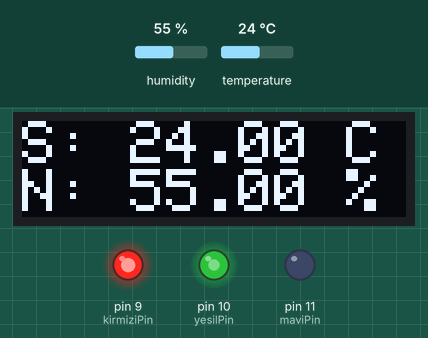
Bench run of a sketch on a simulated Arduino Uno, built with avr-gcc and run on an emulated ATmega328P. Parts: 128×32 one-colour display, output pins drawn as LEDs (lit = HIGH). Inputs (shaded band) come from the test bench; at power-on: temperature 24 °C, humidity 55 %. What the sketch prints to the serial monitor is not drawn.

Above: at 2.2 s.
2.3 s: temperature set to 21 °C
At 5.8 s:
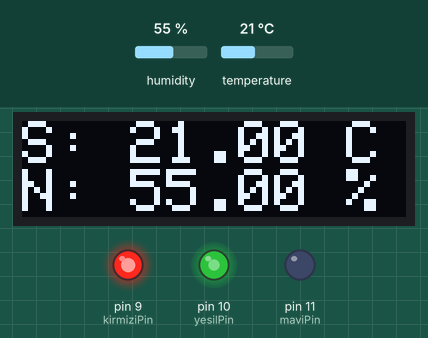
6.1 s: temperature set to 18 °C
At 8.2 s:
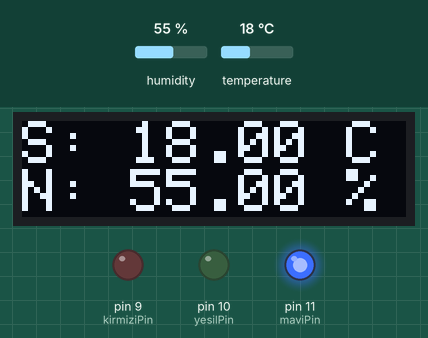
9.2 s: temperature set to 28 °C
At 11.6 s:
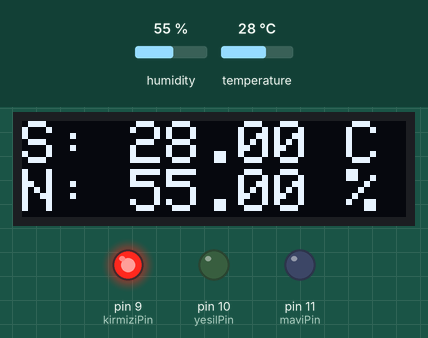
12.3 s: humidity set to 22 %
At 15.0 s:
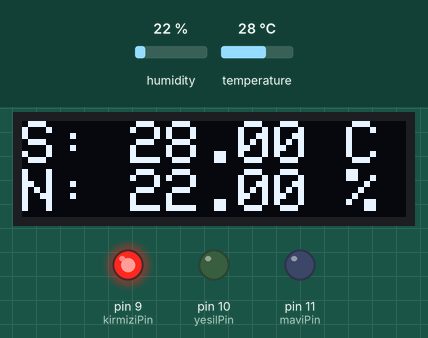
15.3 s: humidity set to 40 %
At 17.2 s:
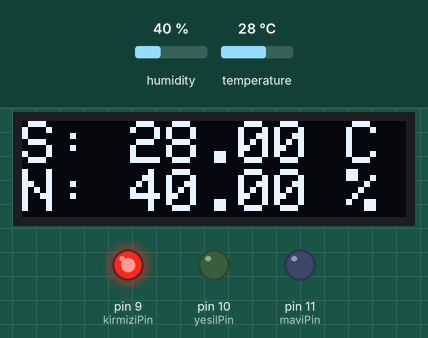
Timing chart, 0 to 18.7 s (numbered marks = the images above; inputs shaded):
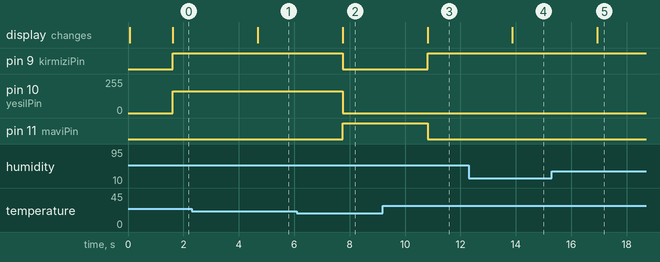

Measured:
- the behaviour switches between 20 and 19 °C on temperature (found by bisection; images 1 and 2)
- after the input at 2.3 s, the display: changes after 2.4 s (image 1)
- after the input at 6.1 s, pin 9 (kirmiziPin): HIGH → LOW after 1.6 s; pin 10 (yesilPin): 165/255 → 0/255 after 1.6 s; pin 11 (maviPin): LOW → HIGH after 1.6 s; the display: changes after 1.6 s (image 2)
- after the input at 9.2 s, pin 9 (kirmiziPin): LOW → HIGH after 1.6 s; pin 11 (maviPin): HIGH → LOW after 1.6 s; the display: changes after 1.6 s (image 3)
- after the input at 12.3 s, the display: changes after 1.6 s (image 4)
- after the input at 15.3 s, the display: changes after 1.6 s (image 5)

The sketch:

SicaklikLed.ino
```cpp
#include <SPI.h>
#include <Wire.h>
#include <Adafruit_GFX.h>
#include <Adafruit_SSD1306.h>
#include <DHT11.h>

#define DHT11PIN 7
#define kirmiziPin 9
#define yesilPin 10    // Eskiden turuncuPin olarak adlandırılmıştı, aslında yeşil LED pini
#define maviPin 11
#define WIRE Wire

// OLED ekran boyutları
#define SCREEN_WIDTH 128
#define SCREEN_HEIGHT 32

Adafruit_SSD1306 display(SCREEN_WIDTH, SCREEN_HEIGHT, &WIRE, -1);
DHT11 DHT(DHT11PIN);

// LED tipini belirtin. True ise common anode, false ise common cathode
const bool commonAnode = false;

void setup() {
  Serial.begin(9600);
  pinMode(kirmiziPin, OUTPUT);
  pinMode(yesilPin, OUTPUT);
  pinMode(maviPin, OUTPUT);

  // OLED ekranı başlat
  display.begin(SSD1306_SWITCHCAPVCC, 0x3C); // Address 0x3C for 128x32
  display.clearDisplay(); // Ekranı temizle
  display.display(); // Ekranı güncelle

  // İlk ekran metni
  showText("Sicaklik Gosterici");
}

void loop() {
  Serial.println();

  float nem = DHT.readHumidity();
  float sicaklik = DHT.readTemperature();

  // DHT11 sensöründen okunan değerleri kontrol et
  if (nem < 0 || sicaklik < 0) {
    Serial.println("Sensör hatası!");
    displayError("Sensör hatası!");
  } else {
    Serial.print("NEM (%): ");
    Serial.println(nem, 2);
    Serial.print("SICAKLIK (C): ");
    Serial.println(sicaklik, 2);

    // Ekranda sıcaklık ve nem değerlerini göster
    displayTemperatureAndHumidity(sicaklik, nem);

    // LED renk ayarları
    if (sicaklik < 20) {
      // Soğuk (Mavi)
      renkAyarla(0, 0, 255); // mavi
    }
    else if (sicaklik <= 25) {
      // Ilık (Turuncu = Kırmızı + Yeşil karışımı)
      renkAyarla(255, 165, 0); // turuncu
    }
    else {
      // Sıcak (Kırmızı)
      renkAyarla(255, 0, 0);
    }
  }

  delay(2000); // Her 2 saniyede bir güncelle
}

void showText(String text) {
  display.clearDisplay(); // Ekranı temizle
  display.setTextSize(2); // Yazı boyutunu ayarla
  display.setTextColor(SSD1306_WHITE); // Yazı rengini beyaz yap
  display.setCursor(0, 0); // Başlangıç konumu
  display.println(text);
  display.display(); // Ekranda göster
  delay(500);  // Titreşimleri önlemek için kısa bekleme
}

void displayTemperatureAndHumidity(float temp, float hum) {
  display.clearDisplay(); // Ekranı temizle
  display.setTextSize(2); // Yazı boyutunu ayarla
  display.setTextColor(SSD1306_WHITE); // Yazı rengini beyaz yap
  display.setCursor(0, 0); // Başlangıç konumu
  display.print("S: ");
  display.print(temp);
  display.println(" C");
  display.print("N: ");
  display.print(hum);
  display.println(" %");
  display.display(); // Ekranda göster
}

void displayError(String errorMessage) {
  display.clearDisplay(); // Ekranı temizle
  display.setTextSize(1); // Yazı boyutunu ayarla
  display.setTextColor(SSD1306_WHITE); // Yazı rengini beyaz yap
  display.setCursor(0, 0); // Başlangıç konumu
  display.println(errorMessage);
  display.display(); // Ekranda göster
}

void renkAyarla(int kirmizi, int yesil, int mavi){
  if(commonAnode){
    // Common anode LED için invert et
    kirmizi = 255 - kirmizi;
    yesil = 255 - yesil;
    mavi = 255 - mavi;
  }
  analogWrite(kirmiziPin, kirmizi);
  analogWrite(yesilPin, yesil);
  analogWrite(maviPin, mavi);
}
```
